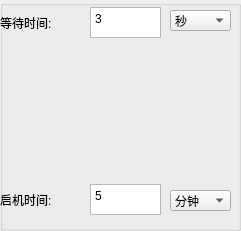
  <widget class="QGroupBox" name="groupBox_5">
   <property name="geometry">
    <rect>
     <x>960</x>
     <y>20</y>
     <width>241</width>
     <height>231</height>
    </rect>
   </property>
   <property name="title">
    <string/>
   </property>
   <widget class="QComboBox" name="comboBox_S1_TIME">
    <property name="geometry">
     <rect>
      <x>170</x>
      <y>190</y>
      <width>61</width>
      <height>21</height>
     </rect>
    </property>
    <item>
     <property name="text">
      <string>分钟</string>
     </property>
    </item>
    <item>
     <property name="text">
      <string>秒</string>
     </property>
    </item>
    <item>
     <property name="text">
      <string>毫秒</string>
     </property>
    </item>
   </widget>
   <widget class="QTextEdit" name="textEdit_S1_TIME">
    <property name="geometry">
     <rect>
      <x>90</x>
      <y>184</y>
      <width>71</width>
      <height>31</height>
     </rect>
    </property>
    <property name="html">
     <string>&lt;!DOCTYPE HTML PUBLIC &quot;-//W3C//DTD HTML 4.0//EN&quot; &quot;http://www.w3.org/TR/REC-html40/strict.dtd&quot;&gt;
&lt;html&gt;&lt;head&gt;&lt;meta name=&quot;qrichtext&quot; content=&quot;1&quot; /&gt;&lt;style type=&quot;text/css&quot;&gt;
p, li { white-space: pre-wrap; }
&lt;/style&gt;&lt;/head&gt;&lt;body style=&quot; font-family:'SimSun'; font-size:9pt; font-weight:400; font-style:normal;&quot;&gt;
&lt;p style=&quot; margin-top:0px; margin-bottom:0px; margin-left:0px; margin-right:0px; -qt-block-indent:0; text-indent:0px;&quot;&gt;5&lt;/p&gt;&lt;/body&gt;&lt;/html&gt;</string>
    </property>
   </widget>
   <widget class="QLabel" name="label_132">
    <property name="geometry">
     <rect>
      <x>0</x>
      <y>190</y>
      <width>71</width>
      <height>20</height>
     </rect>
    </property>
    <property name="text">
     <string>启机时间:</string>
    </property>
   </widget>
   <widget class="QComboBox" name="comboBox_S1_ACWaitTIME">
    <property name="geometry">
     <rect>
      <x>170</x>
      <y>10</y>
      <width>61</width>
      <height>21</height>
     </rect>
    </property>
    <item>
     <property name="text">
      <string>秒</string>
     </property>
    </item>
    <item>
     <property name="text">
      <string>分钟</string>
     </property>
    </item>
    <item>
     <property name="text">
      <string>毫秒</string>
     </property>
    </item>
   </widget>
   <widget class="QLabel" name="label_131">
    <property name="geometry">
     <rect>
      <x>0</x>
      <y>13</y>
      <width>71</width>
      <height>20</height>
     </rect>
    </property>
    <property name="text">
     <string>等待时间:</string>
    </property>
   </widget>
   <widget class="QTextEdit" name="textEdit_S1_ACWaitTIME">
    <property name="geometry">
     <rect>
      <x>90</x>
      <y>7</y>
      <width>71</width>
      <height>31</height>
     </rect>
    </property>
    <property name="html">
     <string>&lt;!DOCTYPE HTML PUBLIC &quot;-//W3C//DTD HTML 4.0//EN&quot; &quot;http://www.w3.org/TR/REC-html40/strict.dtd&quot;&gt;
&lt;html&gt;&lt;head&gt;&lt;meta name=&quot;qrichtext&quot; content=&quot;1&quot; /&gt;&lt;style type=&quot;text/css&quot;&gt;
p, li { white-space: pre-wrap; }
&lt;/style&gt;&lt;/head&gt;&lt;body style=&quot; font-family:'SimSun'; font-size:9pt; font-weight:400; font-style:normal;&quot;&gt;
&lt;p style=&quot; margin-top:0px; margin-bottom:0px; margin-left:0px; margin-right:0px; -qt-block-indent:0; text-indent:0px;&quot;&gt;3&lt;/p&gt;&lt;/body&gt;&lt;/html&gt;</string>
    </property>
   </widget>
  </widget>
